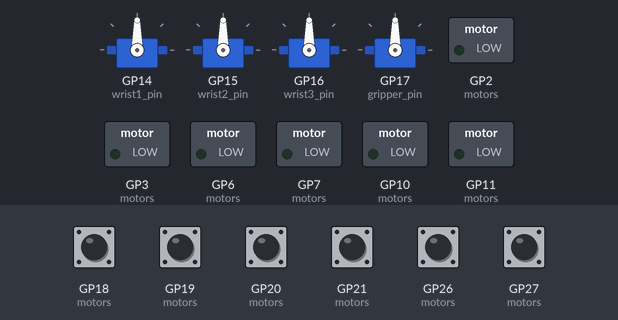
A program run on a simulated Raspberry Pi Pico. Shown: 4 × servo, switched loads named in the program (green lamp = pin HIGH). The test bench sets the inputs (shaded band); at power-on: GP18 (motors), GP19 (motors), GP20 (motors), GP21 (motors), GP26 (motors), GP27 (motors) HIGH. What the program prints to the serial monitor is not drawn.

Above: at 1.2 s.
1.3 s: GP21 (motors) pulled LOW for 0.15 s
At 2.6 s:
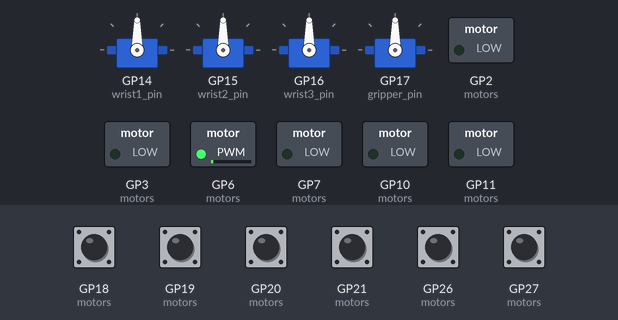
2.9 s: GP27 (motors) pulled LOW for 0.15 s
At 4.0 s:
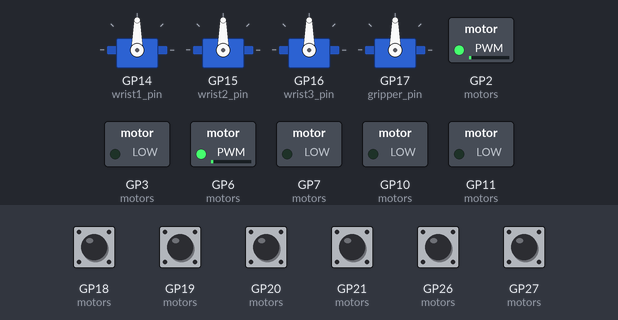
4.5 s: GP21 (motors) pulled LOW for 1 s
At 6.4 s:
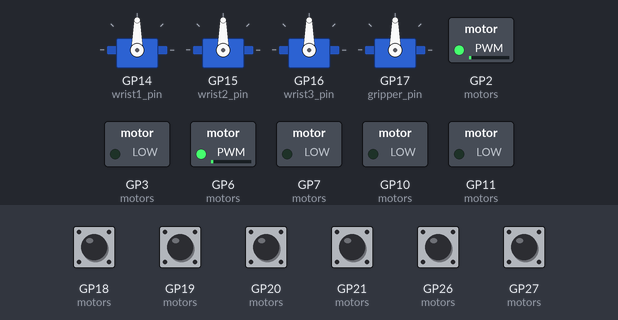
7.6 s: GP27 (motors) pulled LOW for 1 s
At 9.9 s:
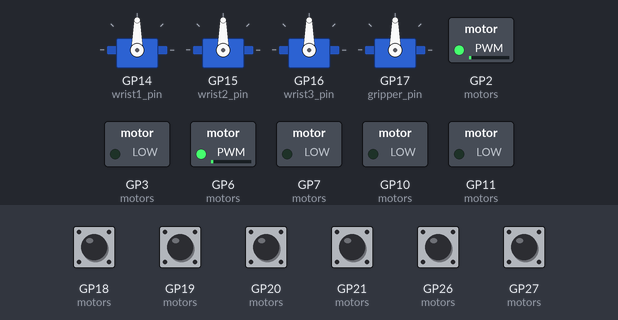
10.3 s: GP19 (motors) pulled LOW for 0.15 s
12.2 s: GP19 (motors) pulled LOW for 1 s
At 14.6 s:
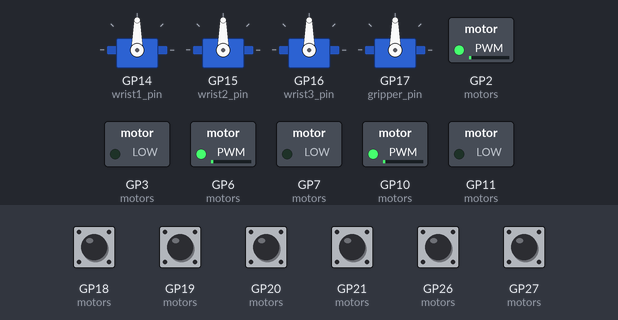
Timing chart, 0 to 15.7 s (numbered marks = the images above; inputs shaded):
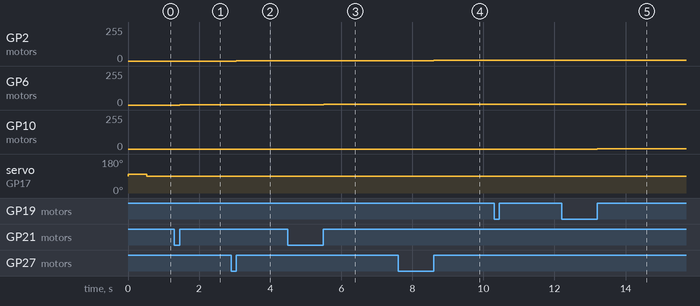

The program:

main.cpp
```cpp
#include "include_all.cpp"

void setup(){
    Serial.begin(115200);

    // for (int i = 0; i < 3; i++) {
    //     pinMode(motors[i].dir_pin, OUTPUT);
    //     pinMode(motors[i].pwm_pin, OUTPUT);

    //     pinMode(motors[i].enc_A, INPUT_PULLUP);
    //     pinMode(motors[i].enc_B, INPUT_PULLUP);

    //     servos[i].attachServo();

    // }

    pinMode(motors[0].dir_pin, OUTPUT);
    pinMode(motors[0].pwm_pin, OUTPUT);

    pinMode(motors[0].enc_A, INPUT_PULLUP);
    pinMode(motors[0].enc_B, INPUT_PULLUP);

    pinMode(motors[1].dir_pin, OUTPUT);
    pinMode(motors[1].pwm_pin, OUTPUT);

    pinMode(motors[1].enc_A, INPUT_PULLUP);
    pinMode(motors[1].enc_B, INPUT_PULLUP);

    pinMode(motors[2].dir_pin, OUTPUT);
    pinMode(motors[2].pwm_pin, OUTPUT);

    pinMode(motors[2].enc_A, INPUT_PULLUP);
    pinMode(motors[2].enc_B, INPUT_PULLUP);

    gpio_set_irq_enabled_with_callback(motors[0].enc_A, GPIO_IRQ_EDGE_RISE, true, updateEncoder);
    gpio_set_irq_enabled_with_callback(motors[1].enc_A, GPIO_IRQ_EDGE_RISE, true, updateEncoder);
    gpio_set_irq_enabled_with_callback(motors[2].enc_A, GPIO_IRQ_EDGE_RISE, true, updateEncoder);

    servos[0].attachServo();
    servos[1].attachServo();
    servos[2].attachServo();

    gripper_servo.attach(gripper_pin);
    // grip_state.grip_state = false;

}

void loop() {

    // recieves data in every loop
    std::vector<uint8_t> payload = receive_data();

    // stores data, called every loop
    store_data(payload);

    // setWristAngles();
    // setMotorAngles();

    unsigned long current_time = millis();

    motors[0].controlMotor(current_time);
    motors[1].controlMotor(current_time);
    motors[2].controlMotor(current_time);

    servos[0].setAngle();
    servos[1].setAngle();
    servos[2].setAngle();

   set_gripper(grip_state.grip_state);

    if (vel_cmd == true && float(current_time - new_vel_data) > 1000.0f){
        vel_cmd = false;

        // // stay wherever you are
        // motors[0].target_angle = motors[0].current_angle;
        // motors[1].target_angle = motors[1].current_angle;
        // motors[2].target_angle = motors[2].current_angle;

    }

    t1.spin();
    // t2.spin();

}
```

constants.cpp
```cpp
JointAngles joint_angles;
JointAngles joint_angles_feedback;
unsigned long new_vel_data;
bool vel_cmd;

GripState grip_state;
bool ungrip = true;
int ungrip_cnt = 0;
//right
// int open_angle = 80;
// int grip_angle = 110;

//left

int open_angle = 100;
int grip_angle = 70;

Servo gripper_servo;

Ultrasonic ultrasonic(12);
USSensor gripper_object;
```

motor_joints.cpp
```cpp
struct MotorJoint {
    uint dir_pin;
    uint pwm_pin;
    uint enc_A;
    uint enc_B;
    int encoder_val;
    float target_angle;
    float current_angle;
    float control;
    float error;
    PID pid;

    MotorJoint(uint dirPin, uint pwmPin, uint encA, uint encB, float kp, float ki, float kd, float imax)
        : dir_pin(dirPin),
          pwm_pin(pwmPin),
          enc_A(encA),
          enc_B(encB),
          encoder_val(0),
          target_angle(0),
          current_angle(0),
          control(0),
          error(0),
          pid(kp, ki, kd, imax) {}

    void controlMotor(unsigned long current_time) {

        if (vel_cmd == false){
            error = target_angle - current_angle;
            control = pid.get_pid(error, 0.0f, current_time);

            // debug_state("Joint Angle");
        }
        else {

        }
        int pwm = constrain(control, -255, 255);
        // if (abs(pwm) < 10){pwm = 0;}

        if (control <= 0.0f) {
            if (abs(control) > 30.0f){
                control = -30.0;
            }
            digitalWrite(dir_pin, 0);
            analogWrite(pwm_pin, abs(pwm));
        }

        else {
            if (abs(control) > 30.0f){
                control = 30.0;
            }
            digitalWrite(dir_pin, 1);
            analogWrite(pwm_pin, abs(pwm));
        }
    }
};

MotorJoint motors[3] = {
    MotorJoint(hip_dir, hip_pwm, hip_encA, hip_encB, 8, 0.0, 0.0, 100), // dir pin, pwm pin, kp, ki, kd, imax
    MotorJoint(shoulder_dir, shoulder_pwm, shoulder_encA, shoulder_encB, 8, 0.0, 0.0, 100), // dir pin, pwm pin, kp, ki, kd, imax
    MotorJoint(elbow_dir, elbow_pwm, elbow_encA, elbow_encB, 3, 0.0, 0.0, 100) // dir pin, pwm pin, kp, ki, kd, imax
};

// MotorJoint motor(right_shoulder_dir, right_shoulder_pwm, right_shoulder_encA, right_shoulder_encB, 6.5, 0.0, 0.0, 100);
```

servo_joints.cpp
```cpp
struct ServoJoint {
    int servo_pin;
    int target_angle;
    Servo servo;

    ServoJoint(int pin, int initial_angle) : servo_pin(pin), target_angle(initial_angle) {}

    void attachServo() {
        servo.attach(servo_pin, 500, 2500);
    }

    void setAngle() {
        servo.write(target_angle);
    }
};

void set_gripper(bool grip_state) {
    if (grip_state==false){
        ungrip = true;
    }

    else {
    gripper_servo.write(grip_angle);
    ungrip = false;
    ungrip_cnt = 0;

    }
}

ServoJoint servos[3] = {
    ServoJoint(wrist1_pin, 90),
    ServoJoint(wrist2_pin, 90),
    ServoJoint(wrist3_pin, 90)

};
```

joint_angles.cpp
```cpp
// void setMotorAngles() {
//     for (int i = 0; i < 3; i++) {
//         unsigned long current_time = millis();
//         motors[i].controlMotor(current_time);
//     }
// }

// void setWristAngles() {
//     for (int i = 0; i < 3; i++) {
//         servos[i].setAngle();
//     }
// }
```

store_data.cpp
```cpp
// takes raw byte array, matches the interface and parses the data
void store_data(std::vector<uint8_t> payload) {

    if (!payload.empty()) {

        // find id
        uint8_t id = payload[0];

        // parse the struct based on the id
        if (id == JOINT_ANGLES) {

            // function to parse the struct
            joint_angles = parse_struct<JointAngles>(payload); // count.a, count.b, count.c, count.d, based on your interface
            motors[0].target_angle = joint_angles.hip;
            motors[1].target_angle = joint_angles.shoulder;
            motors[2].target_angle = joint_angles.elbow;

            servos[0].target_angle = joint_angles.wrist1;
            servos[1].target_angle = joint_angles.wrist2;
            servos[2].target_angle = joint_angles.wrist3;

            // joint_angles.id = 2;

        }

        if (id == JOINT_VEL) {

            // function to parse the struct
            joint_angles = parse_struct<JointAngles>(payload); // count.a, count.b, count.c, count.d, based on your interface
            motors[0].control = joint_angles.hip;
            motors[1].control = joint_angles.shoulder;
            motors[2].control = joint_angles.elbow;

            // servos[0].target_angle = joint_angles.wrist1;
            // servos[1].target_angle = joint_angles.wrist2;
            // servos[2].target_angle = joint_angles.wrist3;

            new_vel_data = millis(); // starts when new data received
            vel_cmd = true;

            // joint_angles.id = 2;
            // send_data(pack_data<JointAngles>(joint_angles));

        }

        if (id == GRIP_STATE) {

            // function to parse the struct
            grip_state = parse_struct<GripState>(payload);

        }
    }
}
```

timer_cb.cpp
```cpp
void timer_cb(){

    joint_angles_feedback.hip = motors[0].current_angle;
    joint_angles_feedback.shoulder = motors[1].current_angle;
    joint_angles_feedback.elbow = motors[2].current_angle;

    joint_angles_feedback.wrist1 = motors[0].control;
    joint_angles_feedback.wrist2 = motors[1].control;
    joint_angles_feedback.wrist3 = motors[2].control;

    joint_angles_feedback.id = JOINT_ANGLES_FEEDBACK;

    send_data(pack_data<JointAngles>(joint_angles_feedback));

    if (ungrip==true){
        if (ungrip_cnt < 50){
            ungrip=false;
            ungrip_cnt++;

            gripper_servo.write(open_angle);
        }
        else{
            gripper_servo.write(90);
        }
    }
}

// void us_timer_cb(){

//     gripper_object.distance = ultrasonic.MeasureInCentimeters(30000); ;
//     gripper_object.id = USSENSOR;
//     send_data(pack_data<USSensor>(gripper_object));

// }

BlitzTimer t1(timer_cb, 10);
// BlitzTimer t2(us_timer_cb, 50);
```

include_all.cpp
```cpp
// //libraries
#include <Arduino.h>
#include <vector>

#include "Servo.h"
#include "serial_parser.hpp"
#include "blitz_timer.cpp"
#include "Ultrasonic.h"

#include <PID.h>
// pinmap
#include "pinmap/PinMap_base.h"
// // constants
#include "constants/constants.cpp"
#include "constants/motor_joints.cpp"
#include "constants/servo_joints.cpp"

#include "functions/store_data.cpp"
#include "functions/joint_angles.cpp"
#include "functions/timer_cb.cpp"


#include "read_write/encoders.cpp"
```

PinMap_base.h
```cpp
#define hip_pwm 2
#define hip_dir 3
#define hip_encA 27
#define hip_encB 26

#define shoulder_pwm 6
#define shoulder_dir 7
#define shoulder_encA 21
#define shoulder_encB 20

#define elbow_pwm 10
#define elbow_dir 11
#define elbow_encA 19
#define elbow_encB 18

#define wrist1_pin 14
#define wrist2_pin 15
#define wrist3_pin 16

#define gripper_pin 17

// for servos its 14 15 16
// wrist 1 servo opposite
```

encoders.cpp
```cpp
void updateEncoder(uint gpio, uint32_t events){

  if (gpio == motors[0].enc_A){
    if (digitalRead(motors[0].enc_B)==1){
        motors[0].encoder_val++;
    }

    else {
        motors[0].encoder_val--;}
    motors[0].current_angle = (motors[0].encoder_val/1080.0f) * 360;

  }

  if (gpio == motors[1].enc_A){

    if (digitalRead(motors[1].enc_B)==1){
      motors[1].encoder_val++;

    }
    else {
        motors[1].encoder_val--;}

      motors[1].current_angle = (motors[1].encoder_val/1080.0f) * 360;

    }


  if (gpio == motors[2].enc_A){

    if (digitalRead(motors[2].enc_B)==1){
      motors[2].encoder_val++;

    }
    else {
        motors[2].encoder_val--;}

    motors[2].current_angle = (motors[2].encoder_val/1080.0f) * 360;

    }

}
```

Measured:
- after the input at 1.3 s, GP6 (motors): 0/255 → 2/255 after 0.15 s
- after the input at 2.9 s, GP2 (motors): 0/255 → 2/255 after 0.15 s
- after the input at 4.5 s, GP6 (motors): 2/255 → 5/255 after 1.0 s
- after the input at 7.6 s, GP2 (motors): 2/255 → 5/255 after 1.0 s
- after the input at 10.3 s, every drawn part: stays the same
- after the input at 12.2 s, GP10 (motors): 0/255 → 1/255 after 1.0 s
